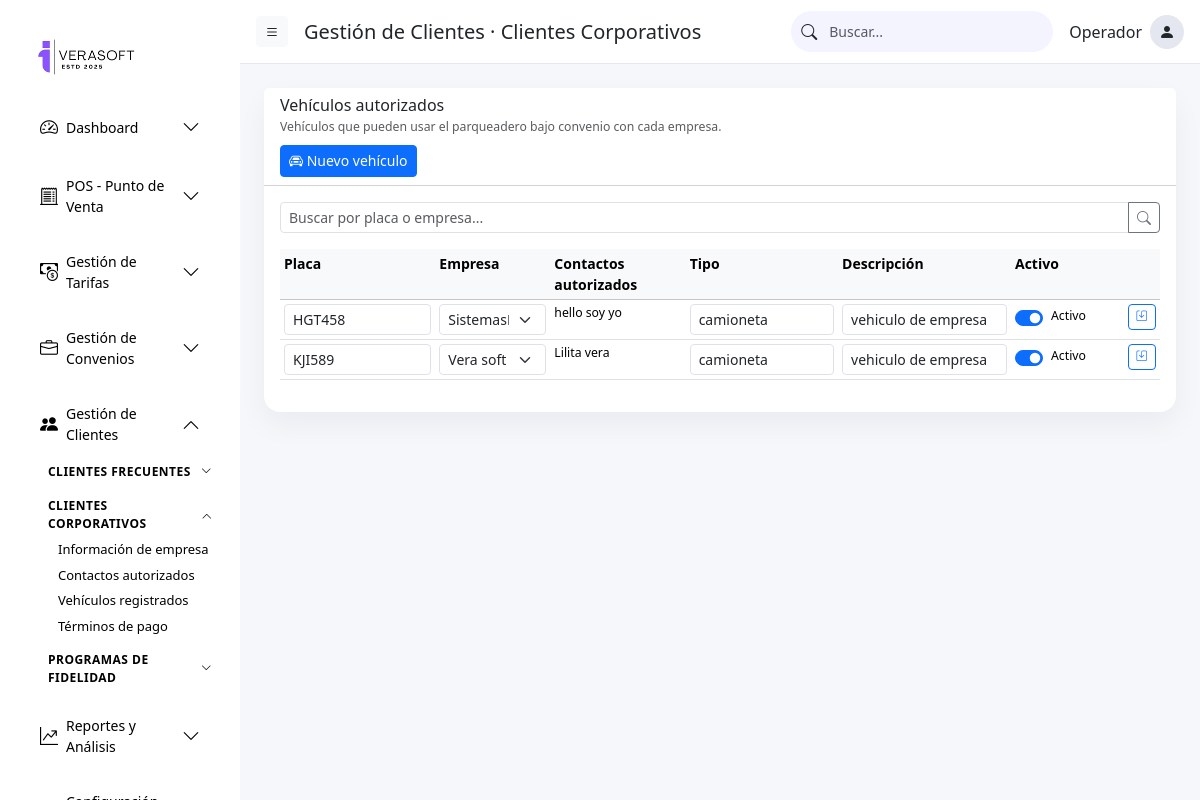
The page /clientes/corporativos/vehiculos-registrados/ on the database its author committed.
### parking/models/clientes.py (models this page shows, shortened)
class VehiculoAutorizado(models.Model):
    empresa = models.ForeignKey(
        EmpresaCorporativa,
        on_delete=models.CASCADE,
        related_name="vehiculos_autorizados",
    )
    placa = models.CharField(max_length=15)
    tipo_vehiculo = models.CharField(max_length=50, blank=True)
    descripcion = models.CharField(
        max_length=150,
        blank=True,
        help_text="Ej: Camioneta blanca, carro del gerente, etc."
    )
    activo = models.BooleanField(default=True)
    creado_en = models.DateTimeField(auto_now_add=True)
    actualizado_en = models.DateTimeField(auto_now=True)
    class Meta:
        ordering = ["empresa__razon_social", "placa"]
        verbose_name = "Vehículo autorizado"
        verbose_name_plural = "Vehículos autorizados"

class EmpresaCorporativa(models.Model):
    ESTADO_CHOICES = (
        ("ACTIVA", "Activa"),
        ("INACTIVA", "Inactiva"),
    )
    parqueadero = models.ForeignKey(
        'parking.Parqueadero',
        on_delete=models.CASCADE,
        related_name="empresas_corporativas",
        null=True, blank=True
    )
    contacto = models.ForeignKey(
        "ContactoAutorizado",
        on_delete=models.PROTECT,
        related_name="empresas_corporativas",
        help_text="Contacto authorized principal para la empresa.",
        null=True,
        blank=True,
    )
    nit = models.CharField("NIT", max_length=30, unique=True)
    razon_social = models.CharField("Razón social", max_length=150)
    email = models.EmailField(blank=True)
    direccion = models.CharField(max_length=200, blank=True)
    ciudad = models.CharField(max_length=100, blank=True)
    estado = models.CharField(max_length=20, choices=ESTADO_CHOICES, default="ACTIVA")
    creado_en = models.DateTimeField(auto_now_add=True)
    actualizado_en = models.DateTimeField(auto_now=True)
    class Meta:
        ordering = ["razon_social"]
    def __str__(self):
        return f"{self.razon_social} ({self.nit})"

class ContactoAutorizado(models.Model):
    empresa = models.ForeignKey(
        "EmpresaCorporativa",
        on_delete=models.CASCADE,
        related_name="contactos_autorizados",
    )
    nombre = models.CharField(max_length=100)
    documento = models.CharField(max_length=50, blank=True)
    telefono = models.CharField(max_length=50, blank=True)
    email = models.EmailField(blank=True)
    activo = models.BooleanField(default=True)
    creado_en = models.DateTimeField(auto_now_add=True)
    actualizado_en = models.DateTimeField(auto_now=True)
    class Meta:
        ordering = ["empresa__razon_social", "nombre"]

### parking/views/clientes_views.py (the view, shortened to what this page needs)
# urls.py: path("clientes/corporativos/vehiculos-registrados/",clientes_views.clientes_corporativos_vehiculos_registrados,name="clientes_corporativos_vehiculos_registrados",),
def clientes_corporativos_vehiculos_registrados(request):
    query = request.GET.get("q", "")
    vehiculos = (
        VehiculoAutorizado.objects
        .select_related("empresa")
        .all()
    )
    if query:
        vehiculos = vehiculos.filter(
            Q(placa__icontains=query) |
            Q(empresa__razon_social__icontains=query) |
            Q(empresa__nit__icontains=query)
        )
    empresas = EmpresaCorporativa.objects.all()
    form = VehiculoAutorizadoForm()
    context = {
        "section_group": "Gestión de Clientes · Clientes Corporativos",
        "section_title": "Vehículos autorizados",
        "section_description": (
            "Vehículos que pueden usar el parqueadero bajo convenio con cada empresa."
        ),
        "section_code": "CC-VEHICULOS",
        "active_menu": "clientes",
        "active_submenu": "corporativos",
        "vehiculos": vehiculos,
        "empresas": empresas,
        "form": form,
        "query": query,
    }
    return render(request, "parking/clientes/clientes_corporativos_vehiculos_registrados.html", context)

### parking/forms/clientes_forms.py
class VehiculoAutorizadoForm(forms.ModelForm):
    class Meta:
        model = VehiculoAutorizado
        fields = ["empresa", "placa", "tipo_vehiculo", "descripcion", "activo"]
        widgets = {
            "empresa": forms.Select(attrs={"class": "form-select form-select-sm"}),
            "placa": forms.TextInput(attrs={
                "class": "form-control form-control-sm placa-input",
                "placeholder": "ABC123",
            }),
            "tipo_vehiculo": forms.TextInput(attrs={"class": "form-control form-control-sm"}),
            "descripcion": forms.TextInput(attrs={"class": "form-control form-control-sm"}),
            "activo": forms.CheckboxInput(attrs={"class": "form-check-input"}),
        }

### parking/templates/parking/clientes/clientes_corporativos_vehiculos_registrados.html (shortened to what this page needs)
{% extends "parking/base.html" %}
{% block page_title %}
Gestión de Clientes · Clientes Corporativos
{% endblock %}
{% block content %}
<div class="card" style="border-radius:16px; border:none; box-shadow:0 12px 30px rgba(15,23,42,0.05);">
    <div class="card-header bg-white d-flex flex-column align-items-start gap-2 small">
        <div>
            <h6 class="mb-0">Vehículos autorizados</h6>
            <small class="text-muted">
                Vehículos que pueden usar el parqueadero bajo convenio con cada empresa.
            </small>
        </div>
        <div>
            <button class="btn btn-sm btn-primary w-100 py-2 w-md-auto"
                    data-bs-toggle="modal"
                    data-bs-target="#modalNuevoVehiculo">
                <i class="bi bi-car-front"></i> Nuevo vehículo
            </button>
        </div>
    </div>
    <div class="card-body small">
        <form method="get" class="mb-3">
            <div class="input-group input-group-sm">
                <input type="text"
                       name="q"
                       value="{{ query }}"
                       class="form-control"
                       placeholder="Buscar por placa o empresa...">
                <button class="btn btn-outline-secondary" type="submit">
                    <i class="bi bi-search"></i>
                </button>
            </div>
        </form>
        <div class="table-responsive">
            <table class="table table-hover table-sm align-top crud-table empresas-table">
                <thead class="table-light">
                    <tr>
                        <th>Placa</th>
                        <th>Empresa</th>
                        <th>Contactos autorizados</th>
                        <th>Tipo</th>
                        <th>Descripción</th>
                        <th>Activo</th>
                        <th style="width: 70px;"></th>
                    </tr>
                </thead>
                <tbody>
                    {% for v in vehiculos %}
                    <tr>
                        <form method="post" class="m-0 p-0">
                            <td data-label="Placa">
                                <input type="text"
                                       name="placa"
                                       value="{{ v.placa }}"
                                       class="form-control form-control-sm placa-input"
                                       maxlength="15">
                            </td>
                            <td data-label="Empresa">
                                <select name="empresa_id" class="form-select form-select-sm">
                                    {% for e in empresas %}
                                        <option value="{{ e.id }}"
                                                {% if e.id == v.empresa_id %}selected{% endif %}>
                                            {{ e.razon_social }}
                                        </option>
                                    {% endfor %}
                                </select>
                            </td>
                            <td data-label="Contactos autorizados">
                                {% if v.empresa.contactos_autorizados.all %}
                                    {% for c in v.empresa.contactos_autorizados.all %}
                                        <div class="small">
                                            {{ c.nombre }} {{ c.apellidos }}
                                        </div>
                                    {% empty %}
                                        <span class="text-muted small">Sin contactos autorizados</span>
                                    {% endfor %}
                                {% else %}
                                    <span class="text-muted small">Sin contactos autorizados</span>
                                {% endif %}
                            </td>
                            <td data-label="Tipo">
                                <input type="text"
                                       name="tipo_vehiculo"
                                       value="{{ v.tipo_vehiculo }}"
                                       class="form-control form-control-sm">
                            </td>
                            <td data-label="Descripción">
                                <input type="text"
                                       name="descripcion"
                                       value="{{ v.descripcion }}"
                                       class="form-control form-control-sm">
                            </td>
                            <td data-label="Estado">
                                <div class="form-check form-switch d-inline-flex align-items-center">
                                    <input class="form-check-input"
                                           type="checkbox"
                                           name="activo"
                                           value="1"
                                           {% if v.activo %}checked{% endif %}>
                                    <span class="small ms-2">
                                        {% if v.activo %}Activo{% else %}Inactivo{% endif %}
                                    </span>
                                </div>
                            </td>
                            <td class="text-end">
                                <button type="submit" class="btn btn-sm btn-outline-primary w-100 w-md-auto">
                                    <i class="bi bi-save"></i> <span class="d-inline d-md-none">Guardar</span>
                                </button>
                            </td>
                        </form>
                    </tr>
                    {% empty %}
                    <tr>
                        <td colspan="7" class="text-center text-muted py-4">
                            No hay vehículos autorizados registrados.
                        </td>
                    </tr>
                    {% endfor %}
                </tbody>
            </table>
        </div>
    </div>
</div>
{% endblock %}

### parking/static/parking/css/dashboard.css (style rules this page uses)
body.layout { background: #f5f7fb; font-family: system-ui, -apple-system, BlinkMacSystemFont, "Segoe UI", sans-serif; }

### parking/static/parking/css/gestion_convenios.css (style rules this page uses)
@media (min-width: 768px) { .w-md-auto { width: auto !important; } }
.py-2 { padding-top: .3rem !important; padding-bottom: .3rem !important; }
.btn-outline-primary { font-size: .65rem; }
.crud-table th, .crud-table td { white-space: normal !important;vertical-align: top; }
.crud-table .form-control, .crud-table .form-select, .crud-table input, .crud-table select { width: 100%; min-width: 0; max-width: 100%; }

### parking/static/parking/css/gestion_clientes.css (style rules this page uses)
.form-check-input { width:1.2em; height:1.2em; }
@media (min-width:768px) { .w-md-auto { width:auto !important; } }

### rows shown on the page
VehiculoAutorizado: placa "HGT458", empresa_id "SistemasMyM", tipo_vehiculo "camioneta", descripcion "vehiculo de empresa", activo "☑", shows "Activo"
ContactoAutorizado: nombre "hello soy yo"
VehiculoAutorizado: placa "KJI589", empresa_id "Vera soft", tipo_vehiculo "camioneta", descripcion "vehiculo de empresa", activo "☑", shows "Activo"
ContactoAutorizado: nombre "Lilita vera"
